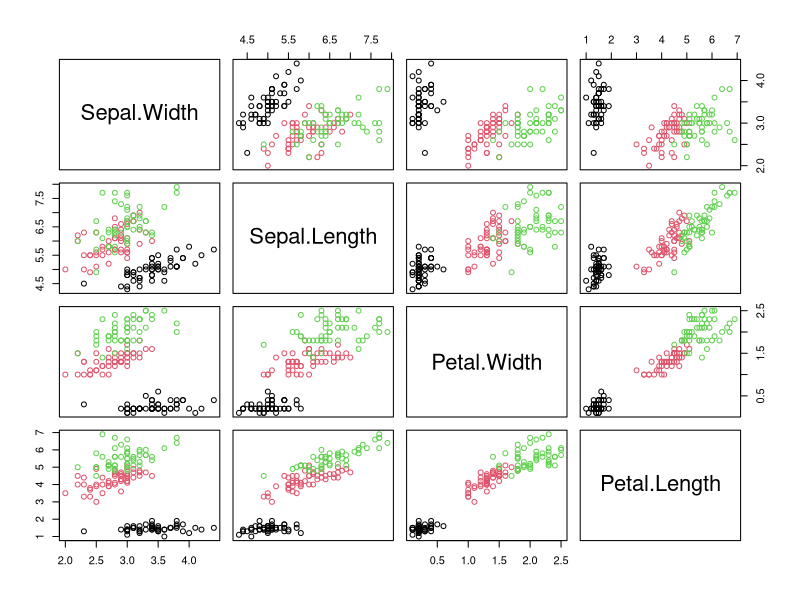
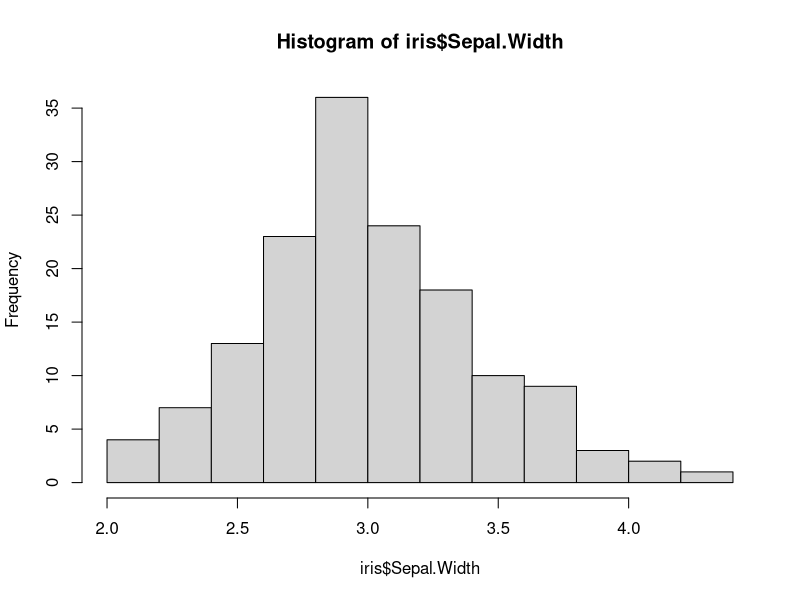
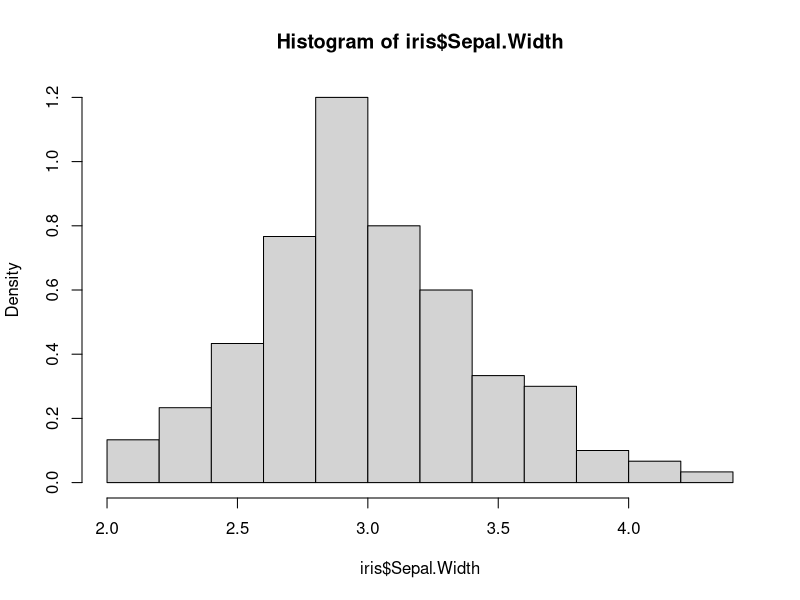
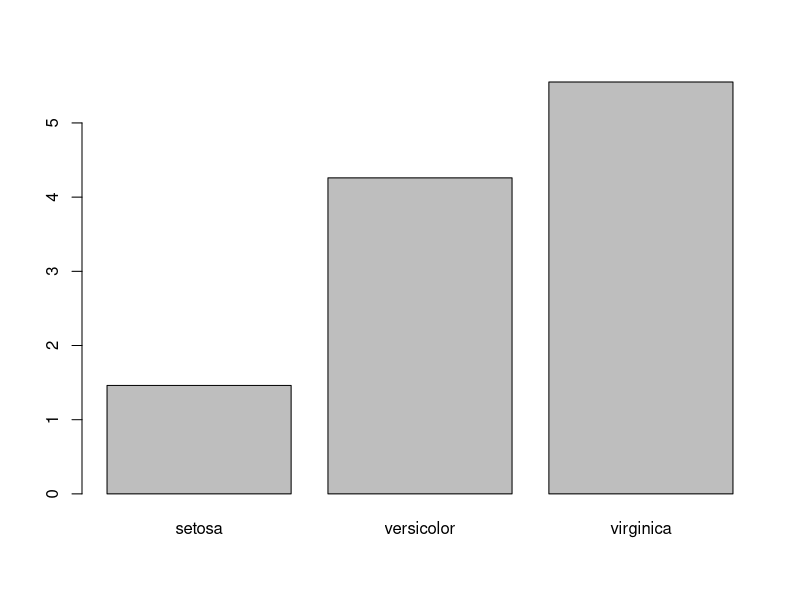
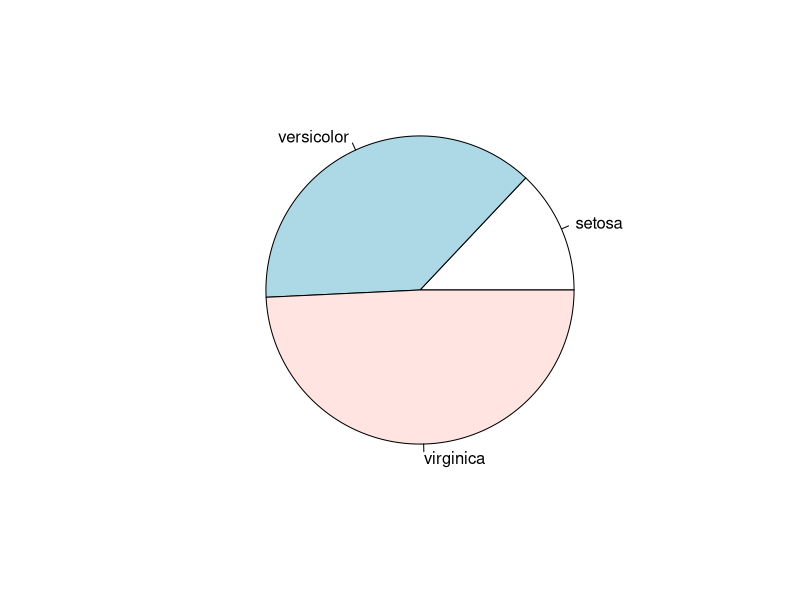
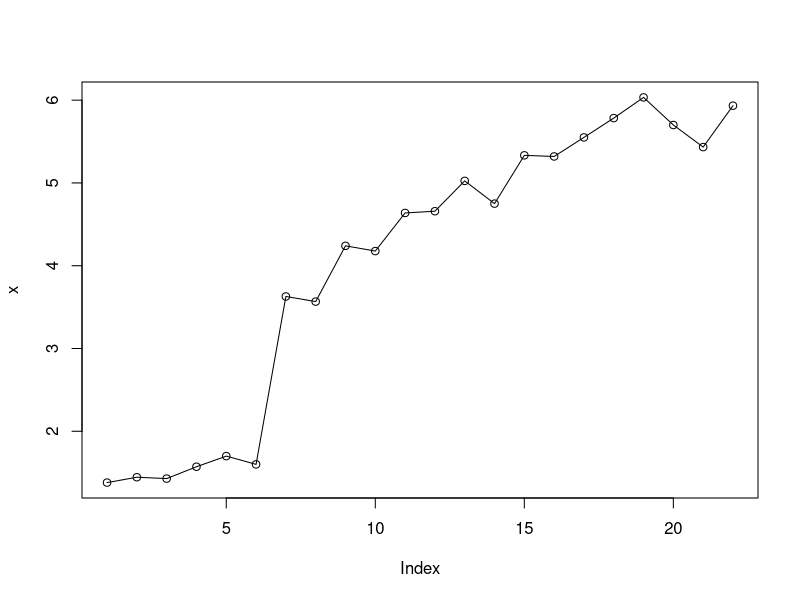
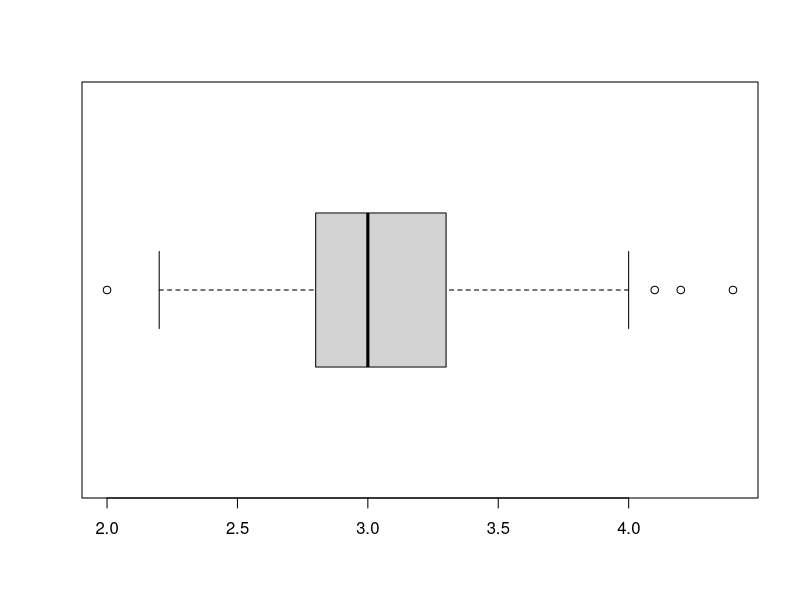
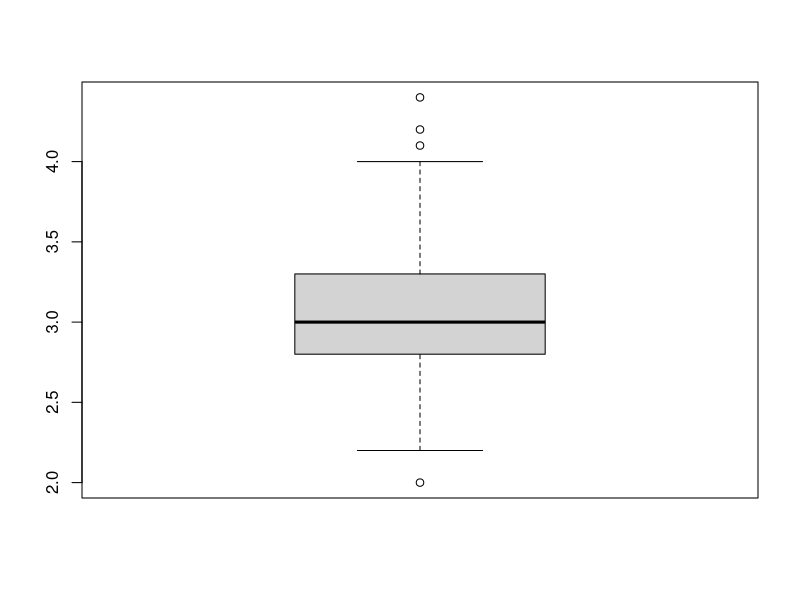

Recreate these plots in R, in order.
# 230509 경영프로그래밍

# 7장 데이터 그리기-------------------------------------

setwd("C:/R_BP")
install.packages("tidyverse")
library(tidyverse)

# pairs 함수
pairs( ~ Sepal.Width + Sepal.Length + Petal.Width +
      Petal.Length, data = iris, col = iris $ Species)

# hist() 함수

hist(iris $ Sepal.Width)

hist(iris $ Sepal.Width, freq = F)

# barplot() : 막대그래프 그리기

x <- aggregate(Petal.Length ~ Species, iris, mean)

barplot(x $ Petal.Length, names = x $ Species)

# pie() 함수: 파이 차트 그리기

x <- aggregate(Petal.Length ~ Species, iris, sum)
pie(x $ Petal.Length, labels = x $ Species)

# plot() 함수 O 옵션: 선 그래프 그리기

x <- tapply(iris $ Petal.Length, iris $ Petal.Width, mean)

x

plot(x, type = "o") # 선 그래프 옵션

# boxplot() 함수: 상자 그림 그리기

summary(iris $ Sepal.Width)

boxplot(iris $ Sepal.Width, horizontal = T)

boxplot(iris $ Sepal.Width)

par(mfrow = c(2, 2))

# 8장 조건문과 반복문-------------------------------------------

# 1) 조건문-------------

  # (1) if문-------

x <- 2

if(x == 2) {
      print("x is two")
  } else {
      print("x is not two")
}

x <- 0

if(x == 2) {
    print("x is two")
} else if (x == 0) {
    print("x is zero")
} else {
    print("x is not two")
}

  # (2) ifelse "함수"------

x <- c(1:5)

ifelse(x == 2, T, F)

# 2) 반복문-------------

  # (1) for문-----------

for (i in 1:5) {
    print(i)
}


sum <- 0

for (i in seq(1, 5, by = 1)) {
    sum <- sum + i
}

sum

  # (2) while문----------

i <- 1

while (i <= 5) {
    print(i)
    i <- i + 1
}

 # while 반복문에 next 예시 적용----

i <- 1

while (i <= 5) {
    i <- i + 1
    if (i == 2) {
        next      # i가 2이면 while문 처음으로 돌아감
    }
    print(i)
}

  # (3) repeat문----------

i <- 1

repeat {
    print(i)
    if (i >= 5) {
        break     # 5보다 크거나 같으면 멈춤
    }
    i <- i + 1
}

x <- c(0:5)
y <- 2

ifelse(x == 0, 0, ifelse(x %% y == 0, "Even Number", "Odd Number"))


